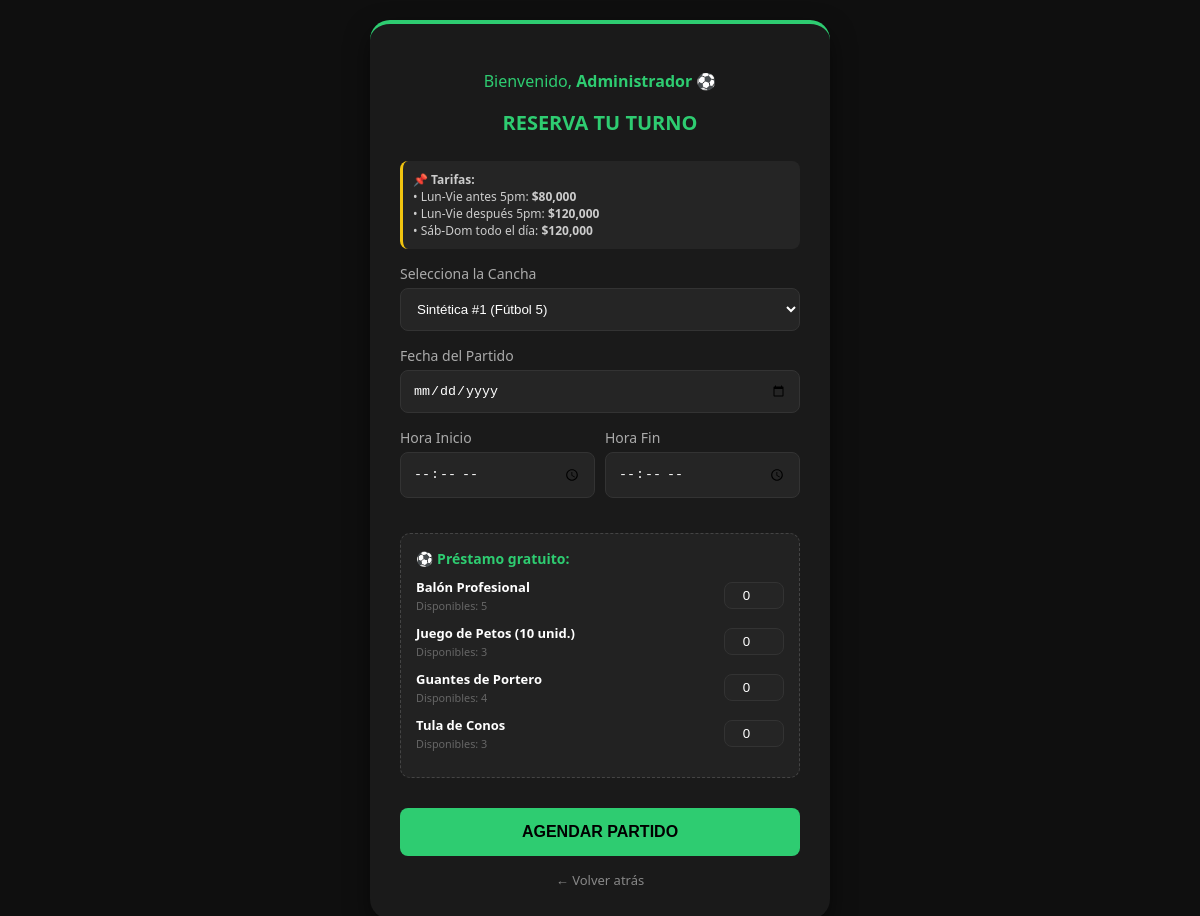
/reservar.php (signed in), run on the app's committed database.
### tables this page shows
CREATE TABLE IF NOT EXISTS Implementos (
    id              INT AUTO_INCREMENT PRIMARY KEY,
    nombre_objeto   VARCHAR(100) NOT NULL,
    cantidad_total  INT          NOT NULL DEFAULT 0,
    estado_objeto   ENUM('bueno','regular','malo') NOT NULL DEFAULT 'bueno'
);

### reservar.php (the view, shortened to what this page needs)
<?php
include("conexion.php");
$sql_canchas = "SELECT id, nombre_cancha FROM Canchas WHERE estado = 'disponible'";
$res_canchas = mysqli_query($conexion, $sql_canchas);
$sql_implementos = "SELECT id, nombre_objeto, cantidad_total FROM Implementos WHERE cantidad_total > 0";
$res_implementos = mysqli_query($conexion, $sql_implementos);
?>
<!DOCTYPE html>
<html lang="es">
<head>
</head>
<body>
    <div class="reserva-box">
        <p style="text-align:center; color:#2ecc71;">Bienvenido, <strong><?php echo $_SESSION['nombre']; ?></strong> ⚽</p>
        <h2>Reserva tu Turno</h2>
        <div class="tarifa-info">
            📌 <strong>Tarifas:</strong><br>
            • Lun-Vie antes 5pm: <b>$80,000</b><br>
            • Lun-Vie después 5pm: <b>$120,000</b><br>
            • Sáb-Dom todo el día: <b>$120,000</b>
        </div>
        <form action="guardar_reserva.php" method="POST">
            <div class="campo">
                <label>Selecciona la Cancha</label>
                <select name="id_cancha" required>
                    <?php while($cancha = mysqli_fetch_assoc($res_canchas)): ?>
                        <option value="<?php echo $cancha['id']; ?>"><?php echo htmlspecialchars($cancha['nombre_cancha']); ?></option>
                    <?php endwhile; ?>
                </select>
            </div>
            <div class="campo">
                <label>Fecha del Partido</label>
                <input type="date" name="fecha_reserva" min="<?php echo date('Y-m-d'); ?>" required>
            </div>
            <div style="display: flex; gap: 10px;">
                <div class="campo" style="flex: 1;">
                    <label>Hora Inicio</label>
                    <input type="time" name="hora_inicio" required>
                </div>
                <div class="campo" style="flex: 1;">
                    <label>Hora Fin</label>
                    <input type="time" name="hora_fin" required>
                </div>
            </div>
            <div class="seccion-implementos">
                <label style="color: #2ecc71; font-weight: bold; margin-bottom: 10px; display: block;">⚽ Préstamo gratuito:</label>
                <?php while($impl = mysqli_fetch_assoc($res_implementos)): ?>
                    <div class="impl-item">
                        <div class="impl-info">
                            <strong><?php echo htmlspecialchars($impl['nombre_objeto']); ?></strong>
                            <br><small style="color: #666;">Disponibles: <?php echo $impl['cantidad_total']; ?></small>
                        </div>
                        <input type="number" name="cantidades[<?php echo $impl['id']; ?>]"
                               class="impl-cant" min="0" max="<?php echo $impl['cantidad_total']; ?>" value="0">
                    </div>
                <?php endwhile; ?>
            </div>
            <button type="submit" class="btn-reservar">Agendar Partido</button>
            <a href="index.php" style="display:block; text-align:center; color:#888; text-decoration:none; margin-top:15px; font-size:13px;">← Volver atrás</a>
        </form>
    </div>
</body>
</html>

### reservar.php (style rules this page uses)
body { background: #0f0f0f; color: white; font-family: 'Segoe UI', sans-serif; display: flex; justify-content: center; align-items: center; min-height: 100vh; margin: 0; padding: 20px; }
.reserva-box { background: #1a1a1a; padding: 30px; border-radius: 20px; width: 400px; border-top: 4px solid #2ecc71; box-shadow: 0 10px 25px rgba(0,0,0,0.5); }
h2 { text-align: center; color: #2ecc71; text-transform: uppercase; margin-bottom: 25px; font-size: 20px; }
.campo { margin-bottom: 15px; }
label { display: block; margin-bottom: 5px; color: #aaa; font-size: 14px; }
select, input { width: 100%; padding: 12px; border: 1px solid #333; border-radius: 8px; background: #252525; color: white; outline: none; box-sizing: border-box; transition: 0.3s; }
.seccion-implementos { background: #222; padding: 15px; border-radius: 10px; margin: 20px 0; border: 1px dashed #444; }
.impl-item { display: flex; justify-content: space-between; align-items: center; margin-bottom: 10px; }
.impl-info { font-size: 13px; }
.impl-cant { width: 60px !important; padding: 5px !important; text-align: center; }
.btn-reservar { width: 100%; padding: 15px; background: #2ecc71; border: none; border-radius: 8px; color: black; font-weight: bold; font-size: 16px; cursor: pointer; text-transform: uppercase; margin-top: 10px; transition: 0.3s; }
.tarifa-info { background: #252525; padding: 10px; border-radius: 8px; border-left: 3px solid #f1c40f; margin-bottom: 15px; font-size: 12px; color: #ccc; }

### data on the page
implementos: nombre_objeto "Balón Profesional", cantidad_total "5"
implementos: nombre_objeto "Juego de Petos (10 unid.)", cantidad_total "3"
implementos: nombre_objeto "Guantes de Portero", cantidad_total "4"
implementos: nombre_objeto "Tula de Conos", cantidad_total "3"

### other printed values
$_SESSION['nombre'] "Administrador"
form field id_cancha "Sintética #1 (Fútbol 5)"
